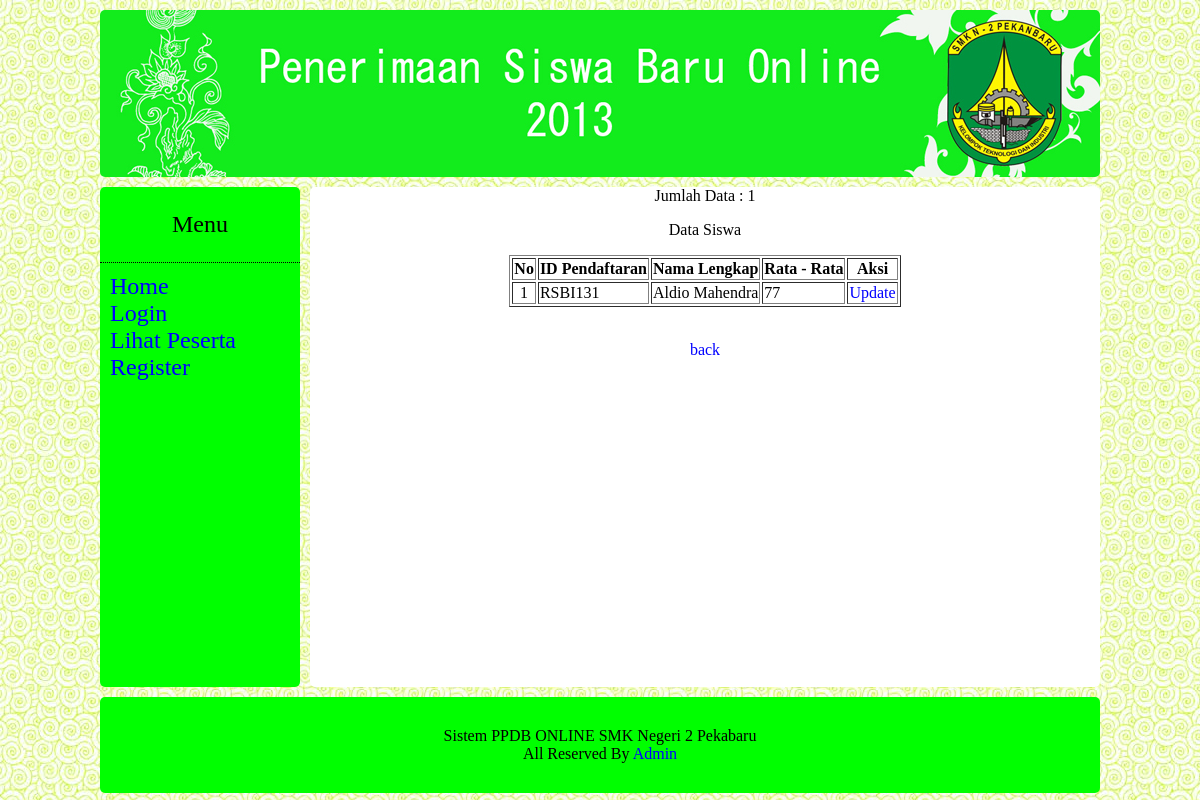
The app's page /tabel_nilai.php?no=1 with its own data.
### tables this page shows
CREATE TABLE IF NOT EXISTS `ntes` (
  `no` int(11) NOT NULL,
  `nama_lengkap` varchar(35) NOT NULL,
  `ntes_ing` int(11) NOT NULL,
  `ntes_mtk` int(11) NOT NULL,
  `nipa1` int(11) NOT NULL,
  `nipa2` int(11) NOT NULL,
  `nipa3` int(11) NOT NULL,
  `nipa4` int(11) NOT NULL,
  `nipa5` int(11) NOT NULL,
  `ning1` int(11) NOT NULL,
  `ning2` int(11) NOT NULL,
  `ning3` int(11) NOT NULL,
  `ning4` int(11) NOT NULL,
  `ning5` int(11) NOT NULL,
  `nindo1` int(11) NOT NULL,
  `nindo2` int(11) NOT NULL,
  `nindo3` int(11) NOT NULL,
  `nindo4` int(11) NOT NULL,
  `nindo5` int(11) NOT NULL,
  `nmtk1` int(11) NOT NULL,
  `nmtk2` int(11) NOT NULL,
  `nmtk3` int(11) NOT NULL,
  `nmtk4` int(11) NOT NULL,
  `nmtk5` int(11) NOT NULL,
  `rata` int(11) NOT NULL,
  PRIMARY KEY (`no`)
);

### tabel_nilai.php (the view, shortened to what this page needs)
<!DOCTYPE html PUBLIC "-//W3C//DTD XHTML 1.0 Transitional//EN" "http://www.w3.org/TR/xhtml1/DTD/xhtml1-transitional.dtd">
<html xmlns="http://www.w3.org/1999/xhtml">
<head>
<link href="style.css" rel="stylesheet" type="text/css" />
</head>
<body bgcolor="#0066FF">
<center>
<div id="site">
	<div id="header">
	  <img src="image/header_ppdb.jpg"/>
	</div>
	<div id="menu" align="left">
	  <p align="center">Menu</p>
      <ul>
      <li><a href="#">Home</a></li>
      <li><a href="login_peserta.php">Login</a></li>
      <li><a href="data2.php">Lihat Peserta</a></li>
	  <li><a href="daftar.php">Register</a></li>
      </ul>
	</div>
    <div id="main">
 <?php
$no=$_GET['no'];
$query=mysql_query("select * from ntes where no='$no'");
$jumlah=mysql_num_rows($query);
echo "Jumlah Data : ".$jumlah;
?>
<p align=center>Data Siswa</p>
<table border="1" align="center">
<tr>
<th>No</th>
<th>ID Pendaftaran</th>
<th>Nama Lengkap</th>
<th>Rata - Rata</th>
<th>Aksi</th>
</tr>
<?php
while($row=mysql_fetch_array($query)){
?>
<tr>
<td align="center"><?php echo $row['no'];?></td>
<td><?php echo 'RSBI13'; echo $row['no'];?></td>
<td><?php echo $row['nama_lengkap'];?></td>
<td><?php echo $row['rata'];?></td>
<td>
<a href="update_nilai_tes.php?no=<?php echo $row['no']; ?>">Update</a>
</td>
<?php
}
?>
</table><br />
<p align="center"><a href="tabel2.php">back</a>
    </div>
    <div id="footer">
    Sistem PPDB ONLINE SMK Negeri 2 Pekabaru<br>
    All Reserved By <a href="login.php">Admin</a>
    </div>
</div>
</center>
</body>
</html>

### style.css (style rules this page uses)
body { background:url(image/3.jpg); }
#site { float:inherit; width:1000px; font-family:"Palatino Linotype","tahoma"; }
#header { float:inherit; margin-top:30px; width:auto; margin-bottom:10px; margin-top:10px; border-radius:5px; -moz-border-radius:5px; overflow:hidden; }
#menu { background-color:#0F0; height:500px; width:200px; float:left; border-radius:5px; -moz-border-radius:5px; margin-bottom:10px; font-family:"Palatino Linotype","tahoma"; font-size:24px; }
#footer { background-color:#0F0; float:none; width:940px; clear:both; border-radius:5px; -moz-border-radius:5px; padding:30px; fixed; }
#main { width:790px; background-color:#FFF; height:500px; float:left; margin-left:10px; border-radius:5px; -moz-border-radius:5px; overflow:scroll; }
#menu ul { list-style-type:none; margin:0px; padding:10px; border-top-style:dotted; border-top-width:thin; }
a:link { color:blue; text-decoration:none; }

### records on screen
ntes: no "1", nama_lengkap "Aldio Mahendra", rata "77"

### other values on screen
$jumlah "1"
